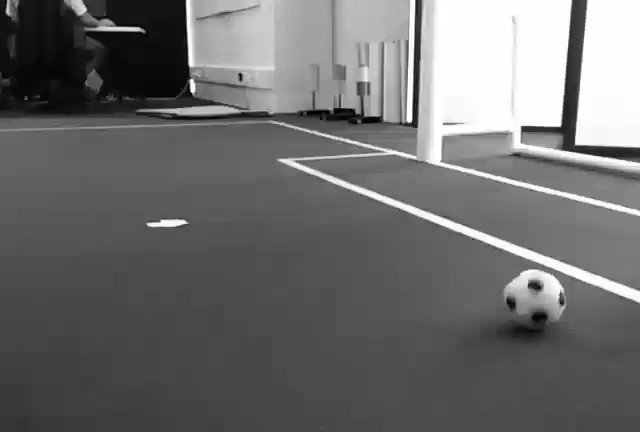
#> input picture 0.jpg, 640 x 432 px, given in place of the camera
$ python fdcm.py   (Python 2 division)   (older library calls are emulated)
#> lines starting #> are read from the running program, lines starting #| are printed output that depends on the picture; after the words box and inside, x2 and y2 are one past the last pixel; in counts of white or black regions, pixels touching at a corner belong together
#!/usr/bin/env python

import numpy as np
import cv2
from scipy.ndimage.morphology import distance_transform_edt
import scipy.ndimage as ndimage
import scipy.ndimage.filters as filters
from imutils import resize
import time

def sliding_window(x, wshape, wsteps):
    x = np.asarray(x)
    size = x.itemsize
    h, w = x.shape
    wh, ww = wshape
    sh, sw = wsteps

    out_shape = ((h-wh+1)/sh, (w-ww+1)/sw, wh, ww)
    out_strides = size*np.array([w*sh, sw, w, 1])

    return np.lib.stride_tricks.as_strided(x, out_shape, out_strides)

def cartesian(arrays, out=None):
    arrays = [np.asarray(x) for x in arrays]
    dtype = arrays[0].dtype

    n = np.prod([x.size for x in arrays])
    if out is None:
        out = np.zeros([n, len(arrays)], dtype=dtype)

    m = n / arrays[0].size
    out[:,0] = np.repeat(arrays[0], m)
    if arrays[1:]:
        cartesian(arrays[1:], out=out[0:m,1:])
        for j in xrange(1, arrays[0].size):
            out[j*m:(j+1)*m,1:] = out[0:m,1:]
    return out

def vectorized_template_average(dist_map, template, steps=(1,1)):
	sw = sliding_window(distance_transform_edt(dist_map), template.shape, steps)
	#get the positions of edge pixels on the template and reshape into an array of points
	idx = np.where(template>0)
	idx = np.hstack(( idx[0][:,None], idx[1][:,None] ))

	#get a combination of all values for the x, y in (y, x, wy, wx)
	swid = cartesian((np.arange(sw.shape[0]), np.arange(sw.shape[1])))
	#once we have x, y points add to it the wy wx points to form a single tuple
	idsw = np.hstack((np.repeat(swid, idx.shape[0], axis=0), np.tile(idx, (swid.shape[0],1))))
	#use the idx created above and index the sliding window
	tval = sw[(idsw[:,0],idsw[:,1],idsw[:,2],idsw[:,3])].reshape(sw.shape[0], sw.shape[1], -1)
	#average along the third axis
	return np.average(tval, axis=2)

def orientation_map(image, edge_map):
	Sx = cv2.Sobel(image, cv2.CV_32F, 1, 0, 3)
	Sy = cv2.Sobel(image, cv2.CV_32F, 0, 1, 3)

	ori = cv2.phase(Sx, Sy, True)
	ori[edge_map.astype(bool)==False] = -1.

	return ori

def normalize(x, bins=None):
	x = x.astype(float)
	x += max(abs(np.min(x)), 1.)
	x /= np.max(x)

	if bins:
		x *= bins
		return x.astype(int)
	else:
		return x

def auto_canny(image, sigma=0.33):
		v = np.median(image)
		lower = int(max(0,(1.0-sigma) * v))
		upper = int(min(255, (1.0+sigma) * v))
		edged = cv2.Canny(image, lower, upper)
		return edged

def heatmap(image):
	x = normalize(image, bins=255).astype(np.uint8)
	x = cv2.applyColorMap(x, 2)
	return x

if __name__ == '__main__':
	#video = cv2.VideoCapture('raw_images\\%04d.bmp')
	video = cv2.VideoCapture(0)

	video.set(3, 160)
	video.set(4, 120)

	step_size = 2
	#t = np.zeros((50,50), np.uint8)
	#t = cv2.circle(t, (25,25), 24, (255,255,255), 1)

	twidth = 40
	timage = np.zeros((twidth,twidth), np.uint8)
	timage = cv2.circle(timage, (twidth//2,twidth//2), (twidth//2)-1, (255,255,255), -1)
	tedges = auto_canny(timage).astype(bool).astype(float)
	#timage = cv2.imread('template.bmp', 0)
	#tedges = auto_canny(timage).astype(bool).astype(float)

	counter = 0

	while True:
		start = time.clock()

		counter += 1

		grabbed, frame = video.read()
#> frame is the input picture: shape (432, 640, 3); min 0, max 255, mean 109.3
		if len(frame.shape) == 3:
			query = cv2.cvtColor(frame, cv2.COLOR_BGR2GRAY)
		else:
			query = frame

		if not grabbed:
			print 'failed to get next frame'
			exit(1)
		#query = cv2.imread('query.bmp', 0)
		edges = auto_canny(query).astype(bool).astype(float)
#> call 2 of auto_canny, with sigma = 0.33
#> in auto_canny (call 2), `v = np.median(image)`: v = 88
#> in auto_canny (call 2), `lower = int(max(0,(1.0-sigma) * v))`: lower = 58
#> in auto_canny (call 2), `upper = int(min(255, (1.0+sigma) * v))`: upper = 117
#> in auto_canny (call 2), `edged = cv2.Canny(image, lower, upper)`:
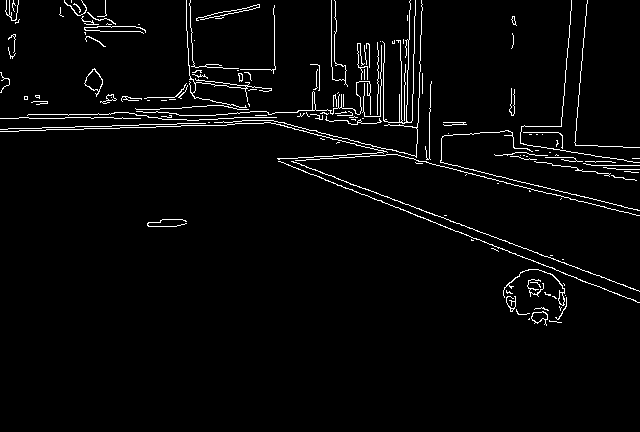
#> edged: shape (432, 640); 3.1% white in thin lines or dots, all inside (x1, y1, x2, y2) = (0, 0, 640, 326)

		#prepare edge map
		m = np.ones(edges.shape, dtype=float)
		out = np.where(edges>0.)
#> out = 8534 positions, rows 0 to 325, columns 0 to 639
		m[out[0], out[1]] = 0.


		#prepare template
		#timage = cv2.imread('template.bmp', 0)
		#tedges = cv2.Canny(timage, 0, 255).astype(bool).astype(float)


		bins = 60

		#get orientation map and discretize them into bins
		tori = orientation_map(timage, tedges)
		iori = orientation_map(query, edges)
		tdori = normalize(tori, bins=bins)
		idori = normalize(iori, bins=bins)
#> in normalize (call 2), `x *= bins`: x: shape (432, 640) float64; min 0, max 60, mean 1
#> in normalize (call 2), `return x.astype(int)`: returned value: shape (432, 640) int64; 54 distinct labels, from 0 to 60

		oriavg = []
		sampled_edges = np.zeros(iori.shape, float)
		for i in xrange(1,bins):
			#perform vectorized template average im images of the same angle
			#AngleBinTemplate/AngleBinImage
			abint = np.zeros(tori.shape, np.float32)
			abini = np.ones(iori.shape, np.float32)

			abint[np.where(tdori==i)] = 1.
			abini[np.where(idori==i)] = 0.

			if np.sum(abint) < 1:
				#print 'skipped angle bin {}'.format(i)
				continue

			res = vectorized_template_average(abini, abint, (step_size,step_size))

			oriavg.append(res)
			sampled_edges[np.where(idori==i)] = 1.

			if 20<i<30:
				cv2.imshow('result', resize(heatmap(res), width=320))
				cv2.imshow('edges-binned_edges', resize(np.hstack((edges, 1.-abini)), width=640))
				cv2.imshow('template piece', resize(abint, width=200))
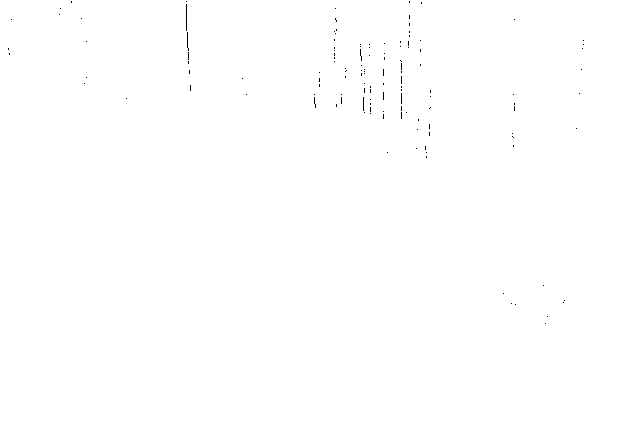
#> abini: shape (432, 640) float32; values 0 (black) and 1 (white), 99.9% white; black in thin lines or dots, all inside (x1, y1, x2, y2) = (8, 1, 584, 324)
#> abint: shape (40, 40) float32; every value is 0
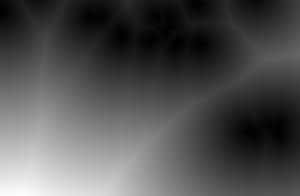
#> res: shape (196, 300) float64; min 1.11, max 370.9, mean 119.2; drawn with min black and max white
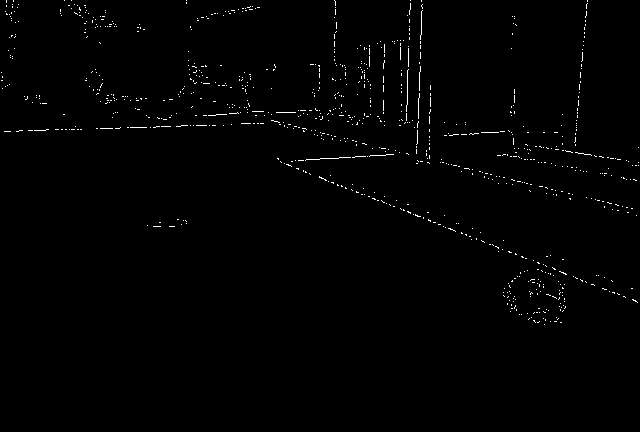
#> sampled_edges: shape (432, 640) float64; values 0 (black) and 1 (white), 0.84% white in thin lines or dots, all inside (x1, y1, x2, y2) = (1, 0, 639, 325)
#> after the loop, oriavg = 15 items
				#if cv2.waitKey(0) == ord('q'):
				#	exit(0)

		#cv2.destroyAllWindows()
		a = np.array(oriavg)
		res = np.sum(a, axis=0) # + vectorized_template_average(m, tedges, (10,10))
		cv2.imshow('sampled_edges', resize(sampled_edges,  width=320))


		cv2.imshow('template', resize(heatmap(tdori), width=200))
#> in normalize (call 6), `return x.astype(int)`: returned value: shape (40, 40) int64; 17 distinct labels, from 4 to 255
#> in heatmap (call 4), `x = normalize(image, bins=255).astype(np.uint8)`: image: shape (40, 40) int64; 17 distinct labels, from 0 to 60
		cv2.imshow('heatmap-edges', resize(heatmap(iori), width=320))
#> in normalize (call 7), `x *= bins`: x: shape (432, 640) float64; min 0, max 255, mean 4.4
#> in normalize (call 7), `return x.astype(int)`: returned value: shape (432, 640) int64; 222 distinct labels, from 0 to 255
		cv2.imshow('result-average', resize(heatmap(res), width=320))
#> in heatmap (call 6), `x = cv2.applyColorMap(x, 2)`:
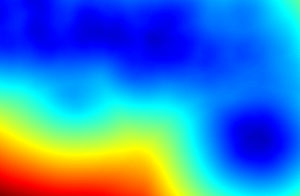
#> x: shape (196, 300, 3); mean B, G, R 197.9, 126.7, 54.7

		# [9 lines of commented-out code are left out]
		minval = np.sort(res, None)[:50]
#> minval = 50 values from 148.2 to 161.3
		ix = np.in1d(res.ravel(), minval).reshape(res.shape)
#> ix: shape (196, 300) bool; 0.09% white; 1 white region, box (x1, y1, x2, y2) and area: (252, 133, 265, 142) 50
		ay, ax = np.where(ix)
#> ay = 50 values from 133 to 141; ax = 50 values, max 264 at index 47, min 252 at index 29, mean 258.1

		final = cv2.cvtColor(query.copy(), cv2.COLOR_GRAY2BGR)
		for x, y in zip(ax, ay):
			x *= step_size
			y *= step_size
			final = cv2.rectangle(final, (x, y), (x+twidth,y+twidth), (0,255,0), 1)
#> this loop made 50 passes
#> (x, y) on passes 1 to 12: (510, 266), (512, 266), (514, 266), (516, 266), (508, 268), (510, 268), (512, 268), (514, 268), (516, 268), (518, 268), (520, 268), (508, 270)
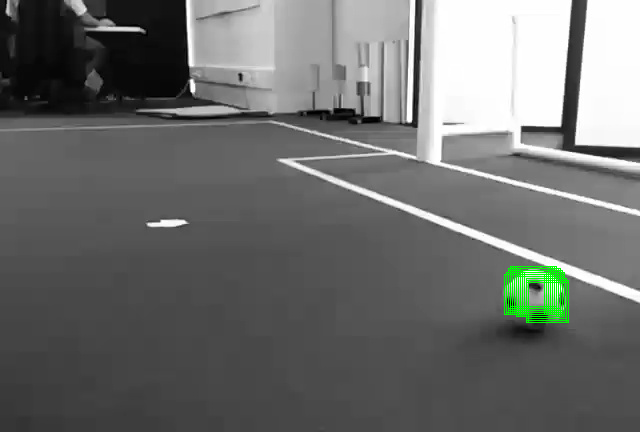
#> final: shape (432, 640, 3); mean B, G, R 108.4, 110.1, 108.4

		cv2.imshow('bounding-box', resize(final, width=320))
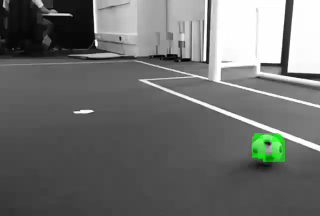
#> window 'bounding-box': shape (216, 320, 3); mean B, G, R 108.4, 110.1, 108.4
		# [7 lines of commented-out code are left out]
		if cv2.waitKey(1) == ord('q'):
#> (key q is pressed here)
#> (the run stopped early here; a loop or call above may not have finished)
